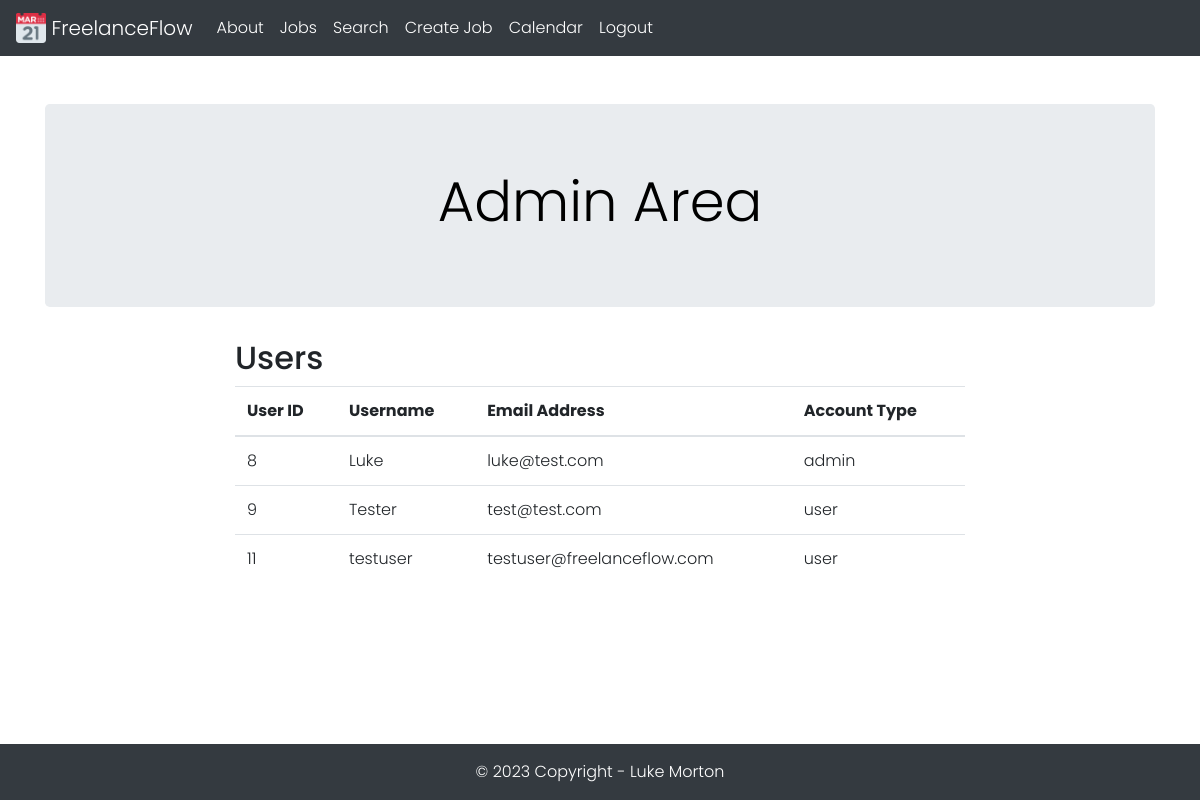
Before: /admin (signed in) with the older database file.
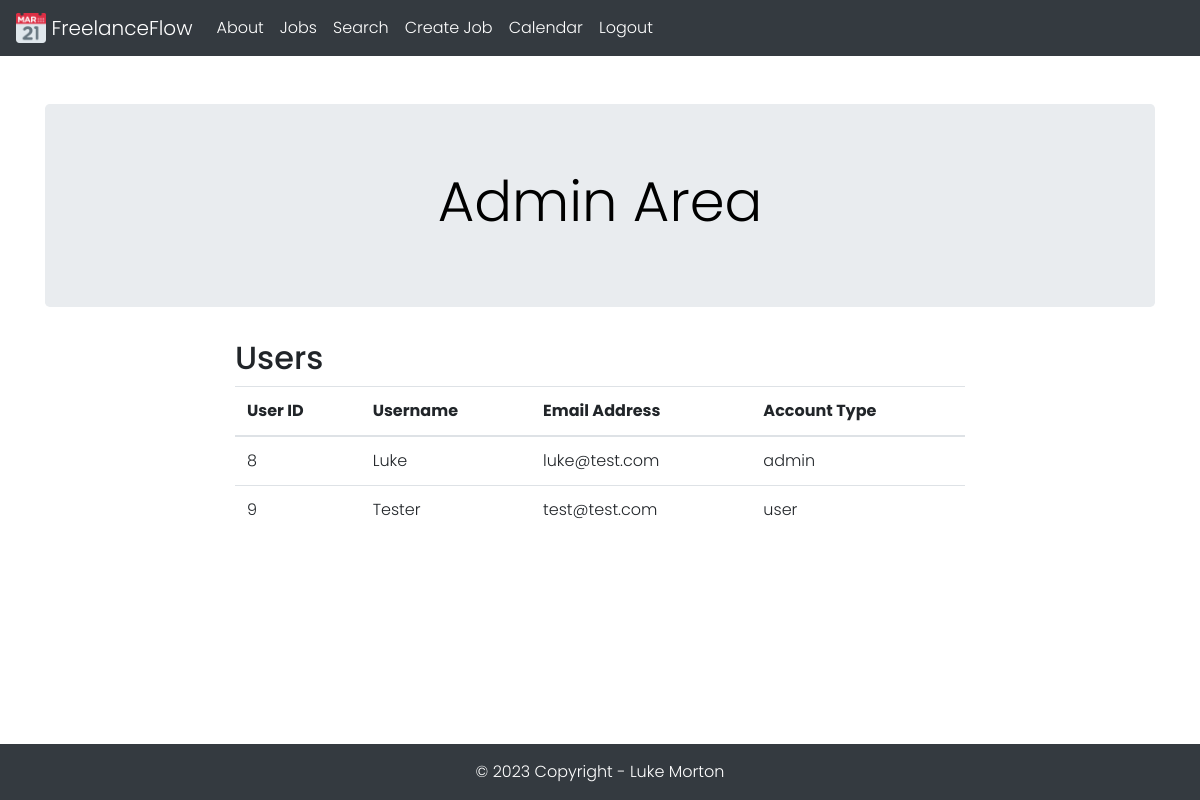
After: the same page with the newer database file.
### tables this page shows
CREATE TABLE Users (
    userid INTEGER PRIMARY KEY AUTOINCREMENT,
    username TEXT NOT NULL,
    password TEXT NOT NULL,
    emailaddress TEXT NOT NULL,
    firstname TEXT NOT NULL,
    lastname TEXT NOT NULL,
    accounttype TEXT NOT NULL DEFAULT 'user'
);

### application.py (the view)
@app.route('/admin')
@login_required
def admin():
    if current_user.accounttype == 'admin':
        all_users = get_all_users()
        return render_template('admin.html', all_users=all_users)
    else:
        return redirect(url_for('index'))

### application.py (called while the page is built)
def database_connection():
    conn = sqlite3.connect('freelanceflow.db')
    conn.row_factory = sqlite3.Row
    return conn

@login_manager.user_loader
def load_user(user_id):
    conn = database_connection()
    user_data = conn.execute('SELECT * FROM Users WHERE userid = ?', (user_id,)).fetchone()
    conn.close()
    if user_data is None:
        return None
    user = User(user_data['userid'], user_data['emailaddress'], user_data['password'], user_data['firstname'], user_data['lastname'], user_data['username'], user_data['accounttype'])
    return user

def get_all_users():
    conn = database_connection()
    all_users = conn.execute('SELECT * FROM Users').fetchall()
    conn.close()
    return all_users

### templates/admin.html (shortened to what this page needs)
{% extends 'base.html' %}
{% block jumbotron_title %} Admin Area {% endblock %}
{% block content %}
    <div class="container">
        <div class="row justify-content-center">
            <div class="col-md-8">
                <h2>Users</h2>
                <table class="table">
                    <thead>
                        <tr>
                            <th>User ID</th>
                            <th>Username</th>
                            <th>Email Address</th>
                            <th>Account Type</th>
                        </tr>
                    </thead>
                    <tbody>
                        {% for user in all_users %}
                            <tr>
                                <td>{{ user['userid'] }}</td>
                                <td>{{ user['username'] }}</td>
                                <td>{{ user['emailaddress'] }}</td>
                                <td>{{ user['accounttype'] }}</td>
                            </tr>
                        {% endfor %}
                    </tbody>
                </table>
            </div>
        </div>
    </div>
{% endblock %}

### templates/base.html (shortened to what this page needs)
<!doctype html>
<html lang="en">
  <head>
    <link rel="stylesheet" href="https://cdn.jsdelivr.net/npm/bootstrap@4.4.1/dist/css/bootstrap.min.css">
    <link rel="stylesheet" href="https://cdn.datatables.net/1.13.6/css/jquery.dataTables.css">
    <link rel="stylesheet" href="../../static/css/style.css">
  </head>
  <body>
    <nav class="navbar navbar-expand-md navbar-dark bg-dark">
        <a class="navbar-brand" href="{{ url_for('index')}}">
          <img src="../../static/images/logo.png" width="30" height="30" class="d-inline-block align-top" alt="FreelanceFlow Logo">
          FreelanceFlow
        </a>
        <div class="collapse navbar-collapse" id="navbarNav">
            <ul class="navbar-nav">
              {% if current_user.is_authenticated %}
                <li class="nav-item active">
                  <a class="nav-link" href="{{ url_for('about')}}">About</a>
                </li>
                <li class="nav-item active">
                  <a class="nav-link" href="{{ url_for('jobs')}}">Jobs</a>
                </li>
                <li class="nav-item active">
                  <a class="nav-link" href="{{ url_for('search')}}">Search</a>
                </li>
                <li class="nav-item active">
                  <a class="nav-link" href="{{ url_for('createjob')}}">Create Job</a>
                </li>
                <li class="nav-item active">
                  <a class="nav-link" href="{{ url_for('calendar')}}">Calendar</a>
                </li>
                <li class="nav-item active">
                  <a class="nav-link" href="{{ url_for('logout')}}">Logout</a>
                </li>
              {% endif %}
            </ul>
        </div>
    </nav>
    <div class="content">
      <div class="container mt-5">
          <div class="jumbotron text-center">
              <h1 class="display-4">{% block jumbotron_title %}{% endblock %}</h1>
          </div>
      </div>
      {% block content %} {% endblock %}
    </div>
    <footer class="bg-dark text-white text-center text-lg-start fixed-bottom">
      <div class="text-center p-3">
        © 2023 Copyright - Luke Morton
      </div>
    </footer>
  </body>
</html>

### static/css/style.css (style rules this page uses)
* { margin: 0 }
html, body { width: 100%; }
body { background-color: rgb(255, 255, 255); font-family: 'Poppins', sans-serif; font-weight: 300; padding-bottom: 120px; }
h1 { color: rgb(0, 0, 0); text-align: center; }

Changed rows visible on the page:
removed Users: userid "11", username "testuser", emailaddress "testuser@freelanceflow.com", accounttype "user"
